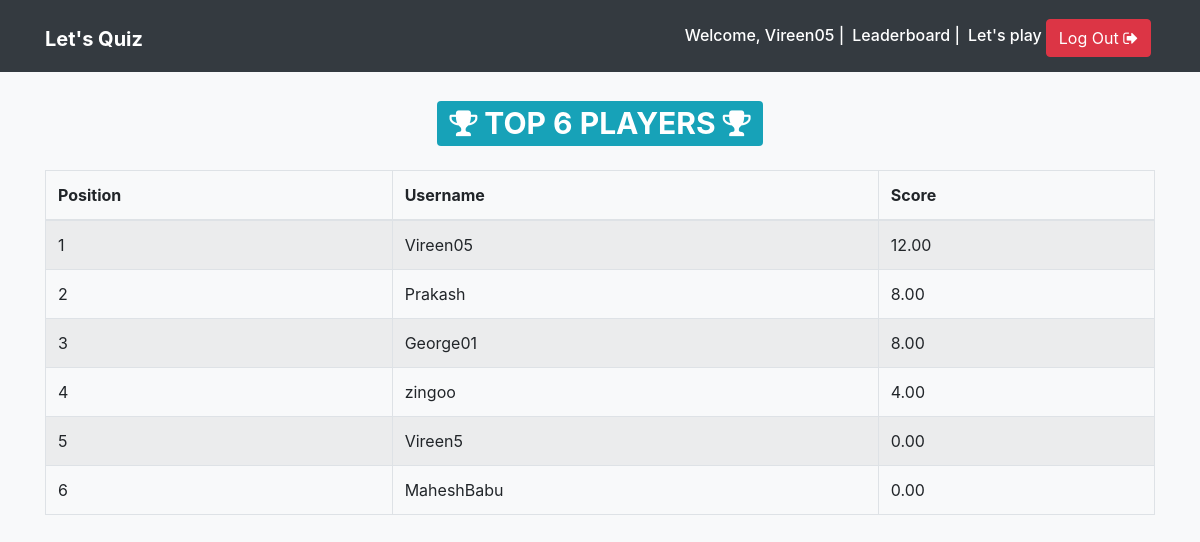
Page /leaderboard/ (signed in) on the committed database.
### quiz/models.py (models this page shows, shortened)
class QuizProfile(TimeStampedModel):
    user = models.OneToOneField(User, on_delete=models.CASCADE)
    total_score = models.DecimalField(_('Total Score'), default=0, decimal_places=2, max_digits=10)

### quiz/views.py (the view)
# urls.py: url(r'^leaderboard/$', views.leaderboard, name='leaderboard'),
def leaderboard(request):
    top_quiz_profiles = QuizProfile.objects.order_by('-total_score')[:500]
    total_count = top_quiz_profiles.count()
    context = {
        'top_quiz_profiles': top_quiz_profiles,
        'total_count': total_count,
    }
    return render(request, 'quiz/leaderboard.html', context=context)

### templates/quiz/leaderboard.html (shortened to what this page needs)
{% extends 'base.html' %}
{% block content %}
<div class="container">
    <h1 class="text-center my-4"><span class="badge badge-info"><i class="fa fa-trophy" aria-hidden="true"></i> TOP {{ total_count }} PLAYERS <i class="fa fa-trophy" aria-hidden="true"></i></span></h1>
    <table class="table table-striped table-bordered">
        <thead>
            <tr>
                <th>Position</th>
                <th>Username</th>
                <th>Score</th>
            </tr>
        </thead>
        <tbody>
            {% for quiz_profile in top_quiz_profiles %}
            <tr>
                <td>{{ forloop.counter }}</td>
                <td>{{ quiz_profile.user.username }}</td>
                <td>{{ quiz_profile.total_score }}</td>
            </tr>
            {% endfor %}
        </tbody>
    </table>
</div>
{% endblock content %}

### templates/base.html (shortened to what this page needs)
{% load static %}
<!doctype html>
<html lang="en">
<head>
    <link rel="stylesheet" href="https://maxcdn.bootstrapcdn.com/bootstrap/4.0.0-beta.2/css/bootstrap.min.css">
    <link rel="stylesheet" href="https://maxcdn.bootstrapcdn.com/font-awesome/4.7.0/css/font-awesome.min.css">
    <link rel="stylesheet" href="https://maxcdn.bootstrapcdn.com/font-awesome/4.7.0/css/font-awesome.min.css">
    <link rel="stylesheet" href="{% static 'css/main.css' %}">
</head>
<body class="bg-light">
    <nav class="navbar navbar-expand-md navbar-dark bg-dark">
        <div class="container">
            <h1><a href="{% url 'quiz:home' %}" class="navbar-brand">
            <strong>Let's Quiz</strong></a></h1>
            <div class="collapse navbar-collapse justify-content-end " id="navbar">
                {% if not request.user.is_active %}
                <a href="{% url 'quiz:leaderboard' %}" class="btn btn-info mt-1 mx-1">Leaderboard</a>
                <a href="{% url 'quiz:login' %}" class="btn btn-info mt-1"><i class="fa fa-sign-in" aria-hidden="true"></i> Log In</a>
                {% else %}
                <h6 class="text-white mt-2 mr-2">Welcome, {{ request.user.username }} | </h6>
                <h6 class="text-white mt-2 mr-2"><a href="{% url 'quiz:leaderboard' %}" class="text-white">Leaderboard</a> |</h6>
                <h6 class="mt-2"><a href="{% url 'quiz:play' %}" class="text-white">Let's play</a></h6>
                <a href="{% url 'quiz:logout' %}" class="btn btn-danger mt-1 mx-1">Log Out <i class="fa fa-sign-out" aria-hidden="true"></i></a>
                {% endif %}
            </div>
        </div>
    </nav>
    {% block content %}
    {% endblock content %}
</body>
</html>

### rows in the picture
QuizProfile: user.username "Vireen05", total_score "12.00"
QuizProfile: user.username "Prakash", total_score "8.00"
QuizProfile: user.username "George01", total_score "8.00"
QuizProfile: user.username "zingoo", total_score "4.00"
QuizProfile: user.username "Vireen5", total_score "0.00"
QuizProfile: user.username "MaheshBabu", total_score "0.00"

### other values in the picture
{{ request.user.username }} "Vireen05"
{{ total_count }} "6"
